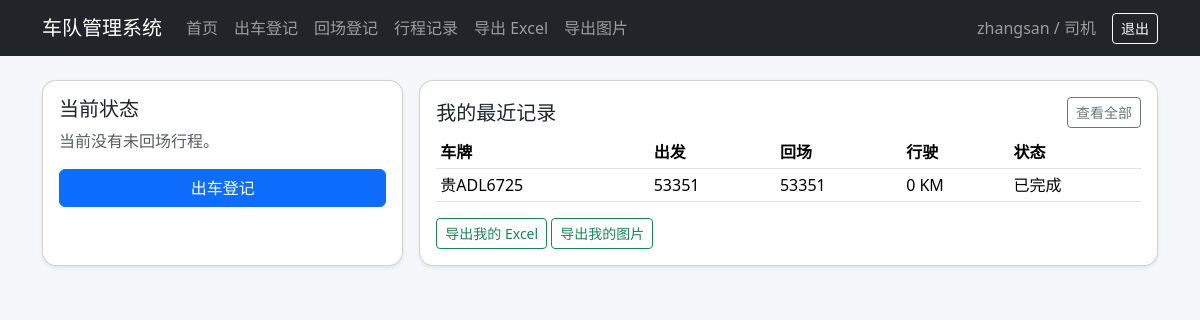
/dashboard (signed in), run on the app's committed database.
### tables this page shows
CREATE TABLE trip_records(
        id INTEGER PRIMARY KEY AUTOINCREMENT,
        username TEXT NOT NULL,
        plate TEXT,
        date TEXT,

        start_mileage INTEGER,
        end_mileage INTEGER,
        distance INTEGER,

        start_photo TEXT,
        end_photo TEXT,

        start_time TEXT,
        end_time TEXT,

        start_lat REAL,
        start_lng REAL,
        end_lat REAL,
        end_lng REAL,

        start_address TEXT,
        end_address TEXT,

        start_ocr_text TEXT,
        end_ocr_text TEXT,
        start_ocr_conf REAL,
        end_ocr_conf REAL,

        warning TEXT,
        status TEXT NOT NULL DEFAULT '未回场'
    );

### app.py (the view)
    @app.route("/dashboard")
    @login_required
    def dashboard():
        username = session["username"]
        running_trip = get_running_trip(username)
        records = (get_all_records() if is_admin() else get_user_records(username))[:5]
        return render_template("dashboard.html", running_trip=running_trip, records=records)

### dao/record_dao.py (called while the page is built)
def _hash_password(password: str) -> str:
    return hashlib.sha256(password.encode("utf-8")).hexdigest()

def get_conn() -> sqlite3.Connection:
    os.makedirs(DATABASE_DIR, exist_ok=True)
    conn = sqlite3.connect(DB_PATH)
    conn.row_factory = sqlite3.Row
    return conn

def _admin_role_where_sql() -> str:
    return "role IN ('管理员', '超级管理员', 'admin', 'administrator')"

def admin_exists() -> bool:
    conn = get_conn()
    cur = conn.cursor()
    cur.execute(f"SELECT 1 FROM users WHERE {_admin_role_where_sql()} LIMIT 1")
    row = cur.fetchone()
    conn.close()
    return row is not None

def legacy_default_admin_exists() -> bool:
    conn = get_conn()
    cur = conn.cursor()
    cur.execute(
        f"""
        SELECT 1 FROM users
        WHERE username=? AND password_hash=? AND {_admin_role_where_sql()}
        LIMIT 1
        """,
        (LEGACY_DEFAULT_ADMIN_USERNAME, _hash_password(LEGACY_DEFAULT_ADMIN_PASSWORD)),
    )
    row = cur.fetchone()
    conn.close()
    return row is not None

def initial_admin_setup_required() -> bool:
    return (not admin_exists()) or legacy_default_admin_exists()

def get_running_trip(username: str) -> Optional[Dict[str, Any]]:
    conn = get_conn()
    cur = conn.cursor()
    cur.execute("""
    SELECT * FROM trip_records
    WHERE username=? AND status='未回场'
    ORDER BY id DESC
    LIMIT 1
    """, (username,))
    row = cur.fetchone()
    conn.close()
    return dict(row) if row else None

def get_user_records(username: str) -> List[Dict[str, Any]]:
    conn = get_conn()
    cur = conn.cursor()
    cur.execute("""
    SELECT * FROM trip_records
    WHERE username=?
    ORDER BY id DESC
    """, (username,))
    rows = cur.fetchall()
    conn.close()
    return [dict(row) for row in rows]

### templates/dashboard.html (shortened to what this page needs)
{% extends 'base.html' %}
{% block content %}
<div class="row g-3">
    <div class="col-md-4">
        <div class="card shadow-sm h-100">
            <div class="card-body">
                <h5>当前状态</h5>
                {% if running_trip %}
                    <p class="mb-1">车辆：<strong>{{ running_trip.plate }}</strong></p>
                    <p class="mb-1">出发里程：{{ running_trip.start_mileage }} KM</p>
                    <p class="mb-1">出发时间：{{ running_trip.start_time }}</p>
                    <p class="mb-3 text-warning">状态：未回场</p>
                    <a class="btn btn-success w-100" href="{{ url_for('finish') }}">去回场登记</a>
                {% else %}
                    <p class="text-muted">当前没有未回场行程。</p>
                    <a class="btn btn-primary w-100" href="{{ url_for('start') }}">出车登记</a>
                {% endif %}
            </div>
        </div>
    </div>
    <div class="col-md-8">
        <div class="card shadow-sm h-100">
            <div class="card-body">
                <div class="d-flex justify-content-between align-items-center mb-2">
                    <h5 class="mb-0">{{ '全部司机最近记录' if is_admin else '我的最近记录' }}</h5>
                    <a href="{{ url_for('records') }}" class="btn btn-outline-secondary btn-sm">查看全部</a>
                </div>
                <div class="table-responsive">
                    <table class="table table-sm align-middle">
                        <thead><tr>{% if is_admin %}<th>司机</th>{% endif %}<th>车牌</th><th>出发</th><th>回场</th><th>行驶</th><th>状态</th></tr></thead>
                        <tbody>
                        {% for r in records %}
                        <tr>
                            <td>{{ r.plate }}</td>
                            <td>{{ r.start_mileage or '-' }}</td>
                            <td>{{ r.end_mileage or '-' }}</td>
                            <td>{{ r.distance ~ ' KM' if r.distance is not none else '-' }}</td>
                            <td>{{ r.status }}</td>
                        </tr>
                        {% else %}
                        <tr><td colspan="{{ 6 if is_admin else 5 }}" class="text-muted text-center">暂无记录</td></tr>
                        {% endfor %}
                        </tbody>
                    </table>
                </div>
                <a class="btn btn-outline-success btn-sm" href="{{ url_for('export') }}">{{ '导出全部 Excel' if is_admin else '导出我的 Excel' }}</a>
                <a class="btn btn-outline-success btn-sm" href="{{ url_for('export_images') }}">{{ '导出全部图片' if is_admin else '导出我的图片' }}</a>
            </div>
        </div>
    </div>
</div>
{% endblock %}

### templates/base.html (shortened to what this page needs)
<!doctype html>
<html lang="zh-CN">
<head>
    <link href="https://cdn.jsdelivr.net/npm/bootstrap@5.3.3/dist/css/bootstrap.min.css" rel="stylesheet">
    <link href="{{ url_for('static', filename='style.css') }}" rel="stylesheet">
</head>
<body>
<nav class="navbar navbar-expand-lg navbar-dark bg-dark">
    <div class="container">
        <a class="navbar-brand" href="{{ url_for('dashboard') if session.get('username') else url_for('login') }}">车队管理系统</a>
        <div class="collapse navbar-collapse" id="navbarMain">
            {% if session.get('username') %}
            <ul class="navbar-nav me-auto mb-2 mb-lg-0">
                <li class="nav-item"><a class="nav-link" href="{{ url_for('dashboard') }}">首页</a></li>
                <li class="nav-item"><a class="nav-link" href="{{ url_for('start') }}">出车登记</a></li>
                <li class="nav-item"><a class="nav-link" href="{{ url_for('finish') }}">回场登记</a></li>
                <li class="nav-item"><a class="nav-link" href="{{ url_for('records') }}">行程记录</a></li>
                <li class="nav-item"><a class="nav-link" href="{{ url_for('export') }}">导出 Excel</a></li>
                <li class="nav-item"><a class="nav-link" href="{{ url_for('export_images') }}">导出图片</a></li>
            </ul>
            <span class="navbar-text me-3">{{ session.get('username') }} / {{ session.get('role') }}</span>
            <a class="btn btn-outline-light btn-sm" href="{{ url_for('logout') }}">退出</a>
            {% endif %}
        </div>
    </div>
</nav>
<main class="container py-4">
    {% block content %}{% endblock %}
</main>
</body>
</html>

### static/style.css (style rules this page uses)
body { background: #f6f7fb; }
.card { border-radius: 14px; }
.table td, .table th { white-space: nowrap; }

### data on the page
trip_records: get "zhangsan", plate "贵ADL6725", start_mileage "53351", end_mileage "53351", distance "0 KM", status "已完成"

### other printed values
{{ session.get('role') }} "司机"
{{ '全部司机最近记录' if is_admin else '我的最近记录' }} "我的最近记录"
{{ '导出全部 Excel' if is_admin else '导出我的 Excel' }} "导出我的 Excel"
{{ '导出全部图片' if is_admin else '导出我的图片' }} "导出我的图片"
